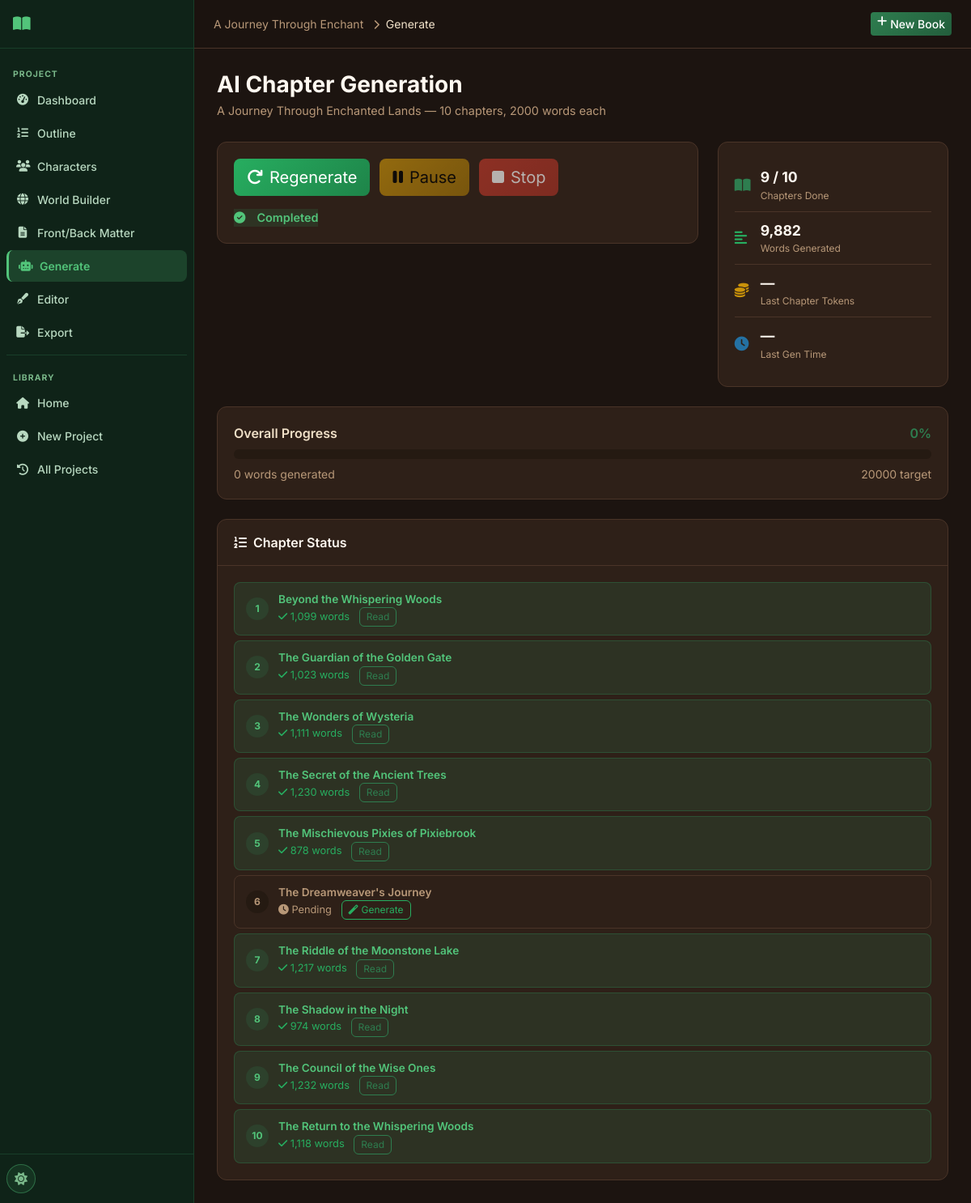
Page /project/10/generate on the earlier database version.
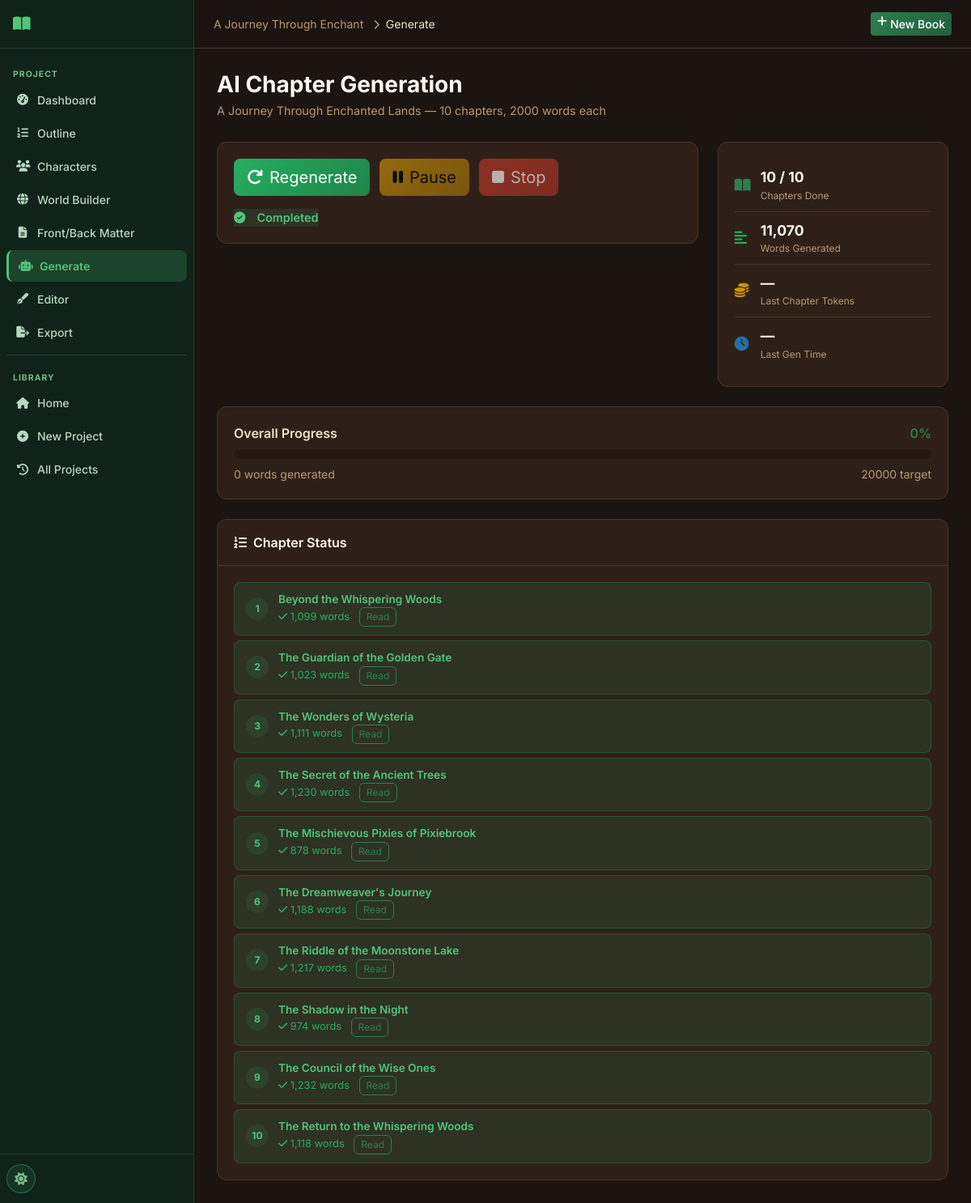
Same page on the later database version.
### tables this page shows
CREATE TABLE outline (
    id INTEGER PRIMARY KEY AUTOINCREMENT,
    project_id INTEGER NOT NULL,
    chapter_number INTEGER NOT NULL,
    chapter_title TEXT DEFAULT '',
    summary TEXT DEFAULT '',
    target_word_count INTEGER DEFAULT 2000,
    order_index INTEGER DEFAULT 0,
    FOREIGN KEY (project_id) REFERENCES projects(id) ON DELETE CASCADE
);

CREATE TABLE chapters (
    id INTEGER PRIMARY KEY AUTOINCREMENT,
    project_id INTEGER NOT NULL,
    chapter_number INTEGER NOT NULL,
    chapter_title TEXT DEFAULT '',
    content TEXT DEFAULT '',
    word_count INTEGER DEFAULT 0,
    summary TEXT DEFAULT '',
    status TEXT DEFAULT 'pending',
    important_events TEXT DEFAULT '',
    characters_introduced TEXT DEFAULT '',
    character_changes TEXT DEFAULT '',
    locations TEXT DEFAULT '',
    timeline_updates TEXT DEFAULT '',
    unresolved_plot_points TEXT DEFAULT '',
    created_at TIMESTAMP DEFAULT CURRENT_TIMESTAMP,
    updated_at TIMESTAMP DEFAULT CURRENT_TIMESTAMP,
    FOREIGN KEY (project_id) REFERENCES projects(id) ON DELETE CASCADE
);

### routes/chapters.py (the view)
@bp.route('/project/<int:project_id>/generate')
def generation_page(project_id):
    db = get_db()
    project = db.execute('SELECT * FROM projects WHERE id=?', (project_id,)).fetchone()
    if not project:
        return redirect(url_for('main.history'))
    outline = db.execute(
        'SELECT * FROM outline WHERE project_id=? ORDER BY order_index', (project_id,)
    ).fetchall()
    chapters = db.execute(
        'SELECT * FROM chapters WHERE project_id=? ORDER BY chapter_number', (project_id,)
    ).fetchall()
    groq_configured = bool(get_setting(db, 'groq_api_key'))
    return render_template('generation.html', project=project, outline=outline,
                           chapters=chapters, groq_configured=groq_configured)

### database/__init__.py (called while the page is built)
def get_db():
    if 'db' not in g:
        db_path = current_app.config['DATABASE']
        os.makedirs(os.path.dirname(db_path), exist_ok=True)
        g.db = sqlite3.connect(db_path)
        g.db.row_factory = sqlite3.Row
        g.db.execute('PRAGMA foreign_keys = ON')
        g.db.execute('PRAGMA journal_mode = WAL')
    return g.db

### utils/helpers.py (called while the page is built)
def get_setting(db, key, default=''):
    row = db.execute('SELECT value FROM settings WHERE key = ?', (key,)).fetchone()
    return row['value'] if row else default

### templates/generation.html (shortened to what the changed rows need)
{% extends "base.html" %}
{% block content %}
<div class="page-header">
  <div>
    <h1 class="page-title">AI Chapter Generation</h1>
  </div>
</div>
<div class="row g-4 mb-4">
  <div class="col-lg-4">
    <div class="card stat-panel">
      <div class="card-body">
        <div class="live-stat">
          <div>
            <div class="live-stat-value" id="statChapters">
              {{ chapters | selectattr('status', 'equalto', 'generated') | list | length }} / {{ project.num_chapters }}
            </div>
            <div class="live-stat-label">Chapters Done</div>
          </div>
        </div>
        <div class="live-stat">
          <div>
            <div class="live-stat-value" id="statWords">
              {{ '{:,}'.format(chapters | map(attribute='word_count') | sum) }}
            </div>
            <div class="live-stat-label">Words Generated</div>
          </div>
        </div>
      </div>
    </div>
  </div>
</div>
<div class="card">
  <div class="card-body">
    <div id="chapterGrid" class="chapter-progress-grid">
      {% set generated_nums = chapters | map(attribute='chapter_number') | list %}
      {% for ch in outline %}
      {% set gen_ch = chapters | selectattr('chapter_number', 'equalto', ch.chapter_number) | first | default(None) %}
      <div class="chapter-progress-item {% if gen_ch %}status-{{ gen_ch.status }}{% else %}status-pending{% endif %}"
           id="ch-{{ ch.chapter_number }}" data-chapter="{{ ch.chapter_number }}">
        <div class="cp-num">{{ ch.chapter_number }}</div>
        <div class="cp-info">
          <div class="cp-title">{{ ch.chapter_title[:40] }}{% if ch.chapter_title|length > 40 %}…{% endif %}</div>
          <div class="cp-status">
            {% if gen_ch and gen_ch.status == 'generated' %}
            <span class="text-success"><i class="fas fa-check"></i> {{ '{:,}'.format(gen_ch.word_count) }} words</span>
            <a href="{{ url_for('chapters.chapter_view', project_id=project.id, chapter_id=gen_ch.id) }}" class="btn btn-xs btn-outline-primary ms-2">Read</a>
            {% elif gen_ch and gen_ch.status == 'generating' %}
            <span class="text-primary"><i class="fas fa-spinner fa-spin"></i> Generating…</span>
            {% else %}
            <span class="text-muted chapter-pending-label"><i class="fas fa-clock"></i> Pending</span>
            {% if groq_configured %}
            <button class="btn btn-xs btn-outline-success ms-2 btn-generate-chapter"
                    onclick="generateSingleChapter({{ ch.chapter_number }})"
                    data-chapter-number="{{ ch.chapter_number }}">
              <i class="fas fa-magic me-1"></i>Generate
            </button>
            {% endif %}
            {% endif %}
          </div>
        </div>
      </div>
      {% endfor %}
    </div>
  </div>
</div>
{% endblock %}

Differences in the rows shown:
computed for outline "The Dreamweaver's Journey": text "Pending Generate" → "words Read"
now on this page (row edited): chapters: word_count "1,188"
changed chapters (number 6 of 10 on the later page): status "pending" → "generated" (drawn)
Other differences:
{{ '{:,}'.format(chapters | map(attribute='word_count') | sum) }}: "9,882" → "11,070"
text no longer shown: "9"
text now shown: "10"
